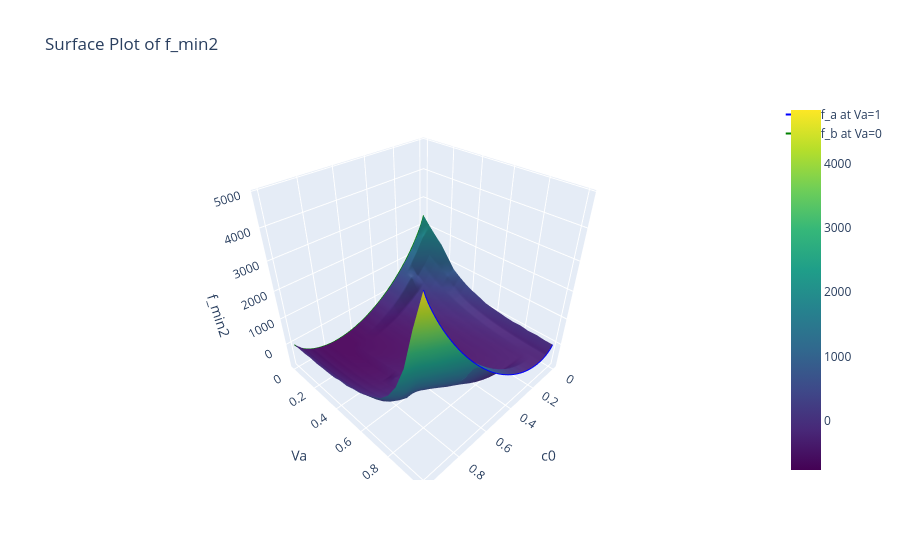

Here is the notebook cell this chart was saved with:
### Code cell
fig = go.Figure(data=[go.Surface(z=Z, x=x_values2, y=x_values2, colorscale='Viridis')])

# Add a line plot for f_a at Va = 1
fa_values_Va_1 = fa(c0a=x_values, c1a=1-x_values, Va=1)
fig.add_trace(go.Scatter3d(
    x=x_values,
    y=[1] * len(x_values),  # Va = 1
    z=fa_values_Va_1,
    mode='lines',
    name='f_a at Va=1',
    line=dict(color='blue')
))

# Add a line plot for f_b at Va = 0
fb_values_Va_0 = fb(c0b=x_values, c1b=1-x_values, Vb=1)
fig.add_trace(go.Scatter3d(
    x=x_values,
    y=[0] * len(x_values),  # Va = 0
    z=fb_values_Va_0,
    mode='lines',
    name='f_b at Va=0',
    line=dict(color='green')
))

# Add labels and title
fig.update_layout(
    title="Surface Plot of f_min2",
    scene=dict(
        xaxis_title="c0",
        yaxis_title="Va",
        zaxis_title="f_min2",
    ),
)


fig.show()
